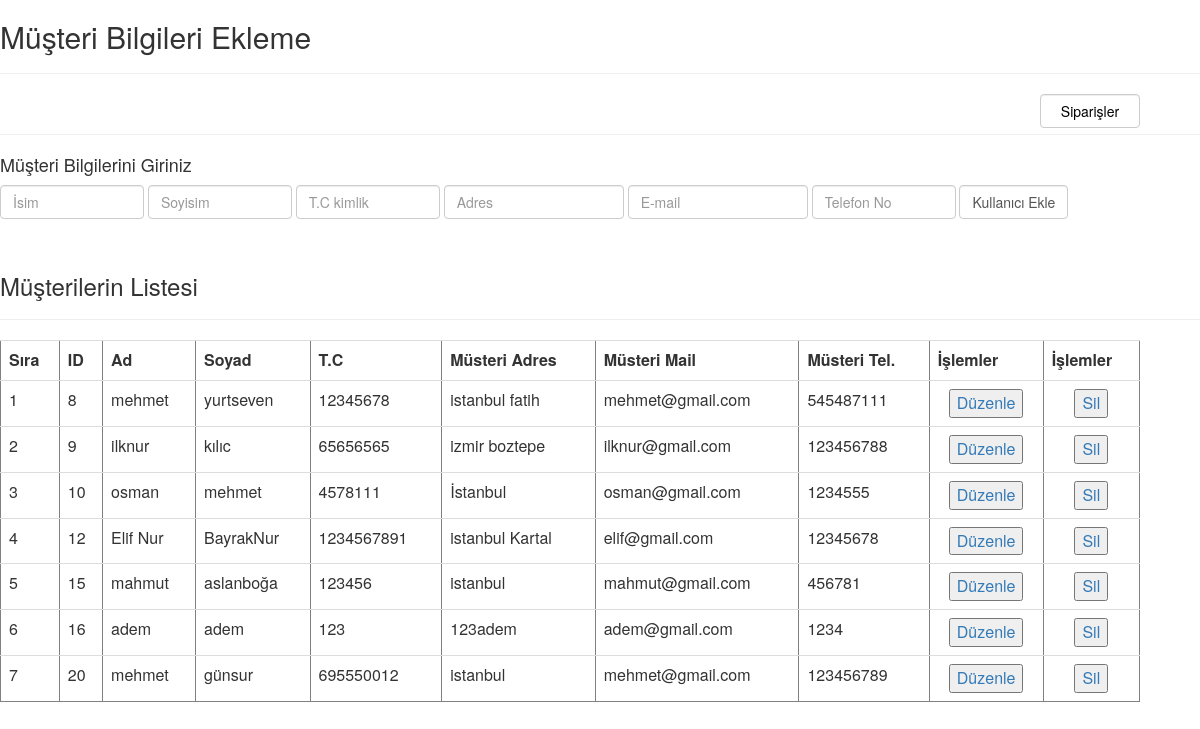
The app's page /Rota/index.php with its own data.
### tables this page shows
CREATE TABLE `musteri` (
  `musteri_id` int(10) NOT NULL,
  `musteri_ad` varchar(50) NOT NULL,
  `musteri_soyad` varchar(50) NOT NULL,
  `musteri_tc` int(11) NOT NULL,
  `musteri_adres` varchar(1000) NOT NULL,
  `musteri_mail` varchar(50) NOT NULL,
  `musteri_no` int(15) NOT NULL
);

### Rota/index.php (the view, shortened to what this page needs)
<?php require_once "connection.php"; ?>
<link rel="stylesheet" type="text/css" href="style.css"/>
<link rel="stylesheet" href="https://maxcdn.bootstrapcdn.com/bootstrap/3.3.7/css/bootstrap.min.css">
<!DOCTYPE html>
<html>
<head>
</head>
<body>
	<h2>Müşteri Bilgileri Ekleme</h2>
	<hr>
	<button  type="submit" name="müsteri" class="form-control" style="width: 100px; float: right;  margin-right: 5%; " > <a href="siparis.php" style="width: 100%; color:black;" > Siparişler </a></button>
	<br><hr>
	<h4>Müşteri Bilgilerini Giriniz</h1>
		<form action="process.php" method="POST" class="form-inline">
			<div class="form-group" >
				<input type="text" style="width: 12%" required="" name="musteri_ad" placeholder="İsim " class="form-control">
				<input type="text" style="width: 12%" required="" name="musteri_soyad" placeholder="Soyisim " class="form-control">
				<input type="number" style="width: 12%" required="" name="musteri_tc" placeholder="T.C kimlik " class="form-control">
				<input type="text" style="width: 15%" required="" name="musteri_adres" placeholder="Adres" class="form-control">
				<input type="email"style="width: 15%" required="" name="musteri_mail" placeholder="E-mail" class="form-control">
				<input type="number" style="width: 12%" required="" name="musteri_no" placeholder="Telefon No" class="form-control">
				<button type="submit" name="_insertbutton" class="form-control">Kullanıcı Ekle</button>
			</div>
		</form>
		<br>
		<h3> Müşterilerin Listesi</h3>
		<hr>
		<table style="width: 95%" border="1" class="table">
			<tr>
				<th>Sıra</th>
				<th>ID</th>
				<th>Ad</th>
				<th>Soyad</th>
				<th>T.C</th>
				<th>Müsteri Adres</th>
				<th>Müsteri Mail</th>
				<th>Müsteri Tel.</th>
				<th>İşlemler</th>
				<th>İşlemler</th>
			</tr>
			<?php
			$musteribilgi=$db->prepare("SELECT * from musteri");
			$musteribilgi->execute();
			$sıraNo=0;
			while ($mustericek=$musteribilgi->fetch(PDO::FETCH_ASSOC)) {
				$sıraNo++; ?>
				<tr>
					<td> <?php echo $sıraNo; ?> </td>
					<td> <?php echo $mustericek["musteri_id"]; ?> </td>
					<td> <?php echo $mustericek["musteri_ad"]; ?> </td>
					<td> <?php echo $mustericek["musteri_soyad"]; ?> </td>
					<td> <?php echo $mustericek["musteri_tc"]; ?> </td>
					<td> <?php echo $mustericek["musteri_adres"]; ?> </td>
					<td> <?php echo $mustericek["musteri_mail"]; ?> </td>
					<td> <?php echo $mustericek["musteri_no"]; ?> </td>
					<td align="center"> <a href="edit.php?musteri_id= <?php echo $mustericek["musteri_id"] ?>"> <button>Düzenle</button></a> </td>
					<td align="center">
						<a href="process.php?musteri_id= <?php echo $mustericek["musteri_id"] ?>&musteribilgisil=ok"> <button>Sil</button></a>
					</td>
				</tr>
			<?php 	}; ?>
		</table>
	</body>
	</html>

### records on screen
musteri: musteri_id "8", musteri_ad "mehmet", musteri_soyad "yurtseven", musteri_tc "12345678", musteri_adres "istanbul fatih", musteri_mail "mehmet@gmail.com", musteri_no "545487111"
musteri: musteri_id "9", musteri_ad "ilknur", musteri_soyad "kılıc", musteri_tc "65656565", musteri_adres "izmir boztepe", musteri_mail "ilknur@gmail.com", musteri_no "123456788"
musteri: musteri_id "10", musteri_ad "osman", musteri_soyad "mehmet", musteri_tc "4578111", musteri_adres "İstanbul", musteri_mail "osman@gmail.com", musteri_no "1234555"
musteri: musteri_id "12", musteri_ad "Elif Nur", musteri_soyad "BayrakNur", musteri_tc "1234567891", musteri_adres "istanbul Kartal", musteri_mail "elif@gmail.com", musteri_no "12345678"
musteri: musteri_id "15", musteri_ad "mahmut", musteri_soyad "aslanboğa", musteri_tc "123456", musteri_adres "istanbul", musteri_mail "mahmut@gmail.com", musteri_no "456781"
musteri: musteri_id "16", musteri_ad "adem", musteri_soyad "adem", musteri_tc "123", musteri_adres "123adem", musteri_mail "adem@gmail.com", musteri_no "1234"
musteri: musteri_id "20", musteri_ad "mehmet", musteri_soyad "günsur", musteri_tc "695550012", musteri_adres "istanbul", musteri_mail "mehmet@gmail.com", musteri_no "123456789"
